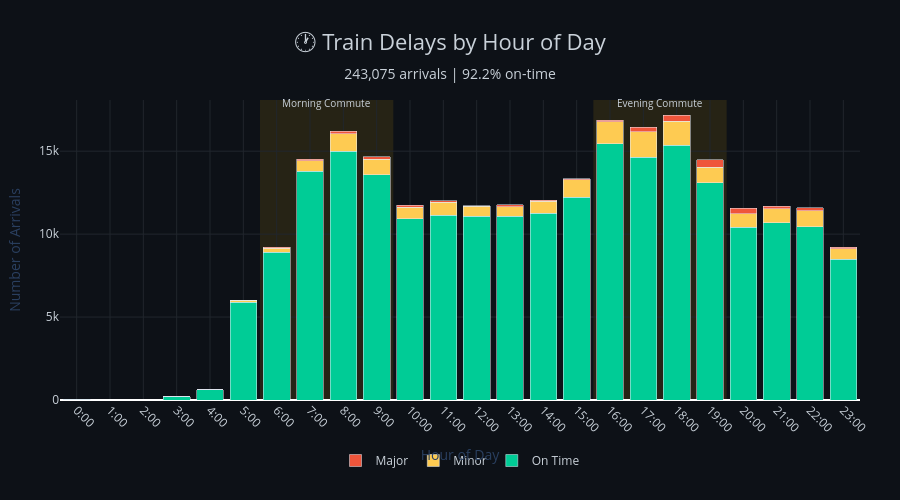

This figure's notebook cell:
### Markdown cell above
## Create Bar Chart

### Code cell
def create_hourly_chart(hourly_stats):
    """Create stacked bar chart by hour."""
    fig = go.Figure()
    
    # Add stacked bars in order: On Time, Minor, Major
    for status in ['On Time', 'Minor', 'Major']:
        fig.add_trace(go.Bar(
            x=hourly_stats['hour'],
            y=hourly_stats[status],
            name=status,
            marker_color=STATUS_COLORS[status],
            hovertemplate=(
                f'<b>{status}</b><br>'
                'Hour: %{x}:00<br>'
                'Count: %{y:,.0f}<extra></extra>'
            )
        ))
    
    # Add commute period highlighting
    shapes = []
    
    # Morning commute
    shapes.append(dict(
        type='rect',
        xref='x', yref='paper',
        x0=MORNING_COMMUTE[0] - 0.5, x1=MORNING_COMMUTE[1] + 0.5,
        y0=0, y1=1,
        fillcolor='rgba(255, 193, 7, 0.1)',
        line=dict(width=0),
        layer='below'
    ))
    
    # Evening commute
    shapes.append(dict(
        type='rect',
        xref='x', yref='paper',
        x0=EVENING_COMMUTE[0] - 0.5, x1=EVENING_COMMUTE[1] + 0.5,
        y0=0, y1=1,
        fillcolor='rgba(255, 193, 7, 0.1)',
        line=dict(width=0),
        layer='below'
    ))
    
    # Annotations for commute periods
    annotations = [
        dict(
            x=(MORNING_COMMUTE[0] + MORNING_COMMUTE[1]) / 2,
            y=1.02, yref='paper',
            text='Morning Commute',
            showarrow=False,
            font=dict(size=10, color=THEME['text_color']),
        ),
        dict(
            x=(EVENING_COMMUTE[0] + EVENING_COMMUTE[1]) / 2,
            y=1.02, yref='paper',
            text='Evening Commute',
            showarrow=False,
            font=dict(size=10, color=THEME['text_color']),
        ),
    ]
    
    # Calculate summary stats
    total = hourly_stats['total'].sum()
    on_time_total = hourly_stats['On Time'].sum()
    on_time_pct = (on_time_total / total * 100) if total > 0 else 0
    
    fig.update_layout(
        title=dict(
            text=f'🕐 Train Delays by Hour of Day<br><span style="font-size:14px;color:{THEME["text_color"]}">{int(total):,} arrivals | {on_time_pct:.1f}% on-time</span>',
            font=dict(size=22, color=THEME['text_color']),
            x=0.5,
            xanchor='center'
        ),
        barmode='stack',
        xaxis=dict(
            title='Hour of Day',
            tickmode='array',
            tickvals=list(range(24)),
            ticktext=[f'{h}:00' for h in range(24)],
            tickangle=45,
            tickfont=dict(color=THEME['text_color']),
            # titlefont=dict(color=THEME['text_color']),
            gridcolor=THEME['grid_color'],
        ),
        yaxis=dict(
            title='Number of Arrivals',
            tickfont=dict(color=THEME['text_color']),
            # titlefont=dict(color=THEME['text_color']),
            gridcolor=THEME['grid_color'],
        ),
        legend=dict(
            orientation='h',
            yanchor='bottom',
            y=-0.25,
            xanchor='center',
            x=0.5,
            font=dict(color=THEME['text_color']),
        ),
        plot_bgcolor=THEME['bg_color'],
        paper_bgcolor=THEME['bg_color'],
        shapes=shapes,
        annotations=annotations,
        height=FIGURE_HEIGHT,
        width=FIGURE_WIDTH,
        margin=dict(l=60, r=40, t=100, b=100),
    )
    
    return fig

fig = create_hourly_chart(hourly_stats)
fig.show()

### Figure 1 — Plotly figure (JSON) as saved in the notebook; plotly's stock layout.template omitted (floating-point values rounded to 4 significant figures)
{"data": [{"hovertemplate": "<b>On Time</b><br>Hour: %{x}:00<br>Count: %{y:,.0f}<extra></extra>", "marker": {"color": "#00CC96"}, "name": "On Time", "type": "bar", "x": [0, 1, 2, 3, 4, 5, 6, 7, 8, 9, 10, 11, 12, 13, 14, 15, 16, 17, 18, 19, 20, 21, 22, 23], "y": [38.0, 0.0, 0.0, 210.0, 623.0, 5888.0, 8893.0, 13790.0, 14990.0, 13590.0, 10920.0, 11150.0, 11070.0, 11080.0, 11240.0, 12220.0, 15450.0, 14620.0, 15350.0, 13090.0, 10410.0, 10690.0, 10440.0, 8471.0]}, {"hovertemplate": "<b>Minor</b><br>Hour: %{x}:00<br>Count: %{y:,.0f}<extra></extra>", "marker": {"color": "#FECB52"}, "name": "Minor", "type": "bar", "x": [0, 1, 2, 3, 4, 5, 6, 7, 8, 9, 10, 11, 12, 13, 14, 15, 16, 17, 18, 19, 20, 21, 22, 23], "y": [0.0, 0.0, 0.0, 0.0, 0.0, 129.0, 261.0, 647.0, 1059.0, 934.0, 695.0, 777.0, 604.0, 575.0, 737.0, 1055.0, 1327.0, 1540.0, 1466.0, 955.0, 807.0, 851.0, 958.0, 658.0]}, {"hovertemplate": "<b>Major</b><br>Hour: %{x}:00<br>Count: %{y:,.0f}<extra></extra>", "marker": {"color": "#EF553B"}, "name": "Major", "type": "bar", "x": [0, 1, 2, 3, 4, 5, 6, 7, 8, 9, 10, 11, 12, 13, 14, 15, 16, 17, 18, 19, 20, 21, 22, 23], "y": [0.0, 0.0, 0.0, 0.0, 0.0, 3.0, 48.0, 68.0, 160.0, 131.0, 138.0, 76.0, 31.0, 112.0, 55.0, 73.0, 89.0, 283.0, 367.0, 431.0, 350.0, 134.0, 188.0, 91.0]}], "layout": {"annotations": [{"font": {"color": "#c9d1d9", "size": 10}, "showarrow": false, "text": "Morning Commute", "x": 7.5, "y": 1.02, "yref": "paper"}, {"font": {"color": "#c9d1d9", "size": 10}, "showarrow": false, "text": "Evening Commute", "x": 17.5, "y": 1.02, "yref": "paper"}], "barmode": "stack", "height": 500, "legend": {"font": {"color": "#c9d1d9"}, "orientation": "h", "x": 0.5, "xanchor": "center", "y": -0.25, "yanchor": "bottom"}, "margin": {"b": 100, "l": 60, "r": 40, "t": 100}, "paper_bgcolor": "#0d1117", "plot_bgcolor": "#0d1117", "shapes": [{"fillcolor": "rgba(255, 193, 7, 0.1)", "layer": "below", "line": {"width": 0}, "type": "rect", "x0": 5.5, "x1": 9.5, "xref": "x", "y0": 0, "y1": 1, "yref": "paper"}, {"fillcolor": "rgba(255, 193, 7, 0.1)", "layer": "below", "line": {"width": 0}, "type": "rect", "x0": 15.5, "x1": 19.5, "xref": "x", "y0": 0, "y1": 1, "yref": "paper"}], "title": {"font": {"color": "#c9d1d9", "size": 22}, "text": "🕐 Train Delays by Hour of Day<br><span style=\"font-size:14px;color:#c9d1d9\">243,075 arrivals | 92.2% on-time</span>", "x": 0.5, "xanchor": "center"}, "width": 900, "xaxis": {"gridcolor": "#21262d", "tickangle": 45, "tickfont": {"color": "#c9d1d9"}, "tickmode": "array", "ticktext": ["0:00", "1:00", "2:00", "3:00", "4:00", "5:00", "6:00", "7:00", "8:00", "9:00", "10:00", "11:00", "12:00", "13:00", "14:00", "15:00", "16:00", "17:00", "18:00", "19:00", "20:00", "21:00", "22:00", "23:00"], "tickvals": [0, 1, 2, 3, 4, 5, 6, 7, 8, 9, 10, 11, 12, 13, 14, 15, 16, 17, 18, 19, 20, 21, 22, 23], "title": {"text": "Hour of Day"}}, "yaxis": {"gridcolor": "#21262d", "tickfont": {"color": "#c9d1d9"}, "title": {"text": "Number of Arrivals"}}}}
